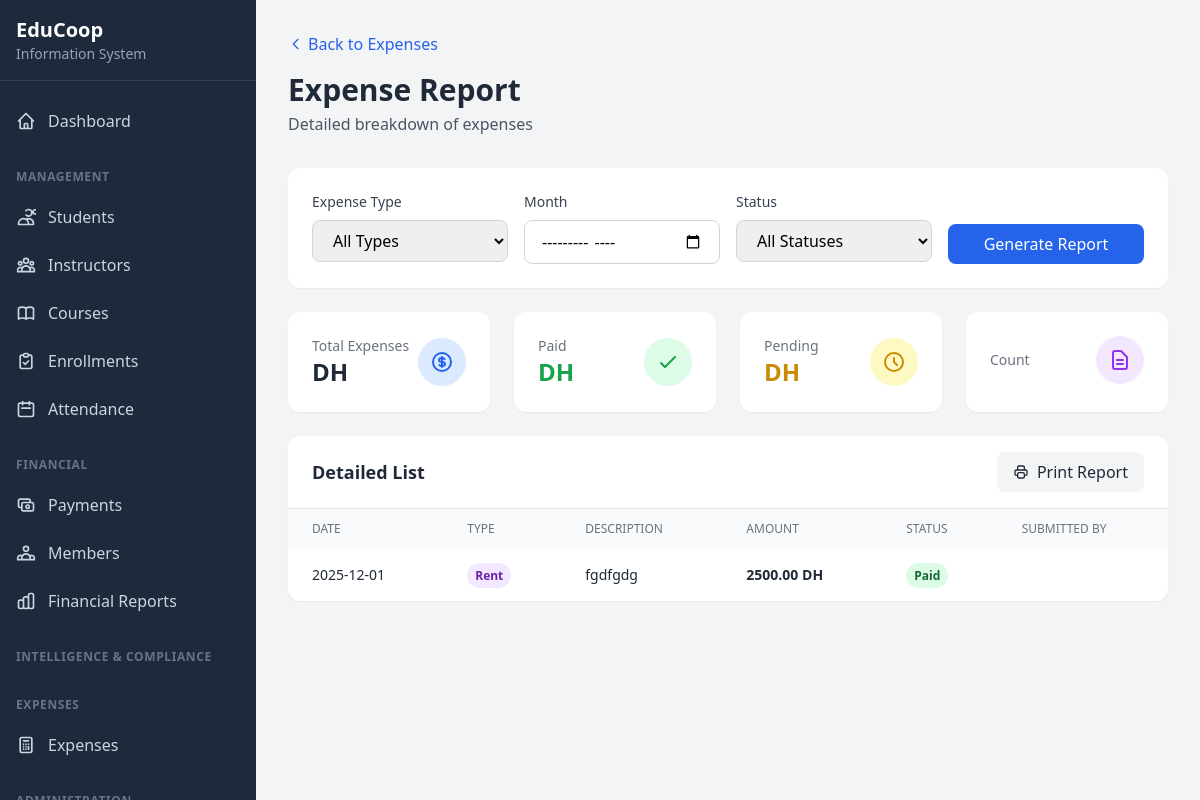
Page /expenses/report/ (signed in) on the committed database.
### core/models.py (models this page shows, shortened)
class Expense(models.Model):
    EXPENSE_TYPE_CHOICES = [
        ('rent', 'Rent'),
        ('utilities', 'Utilities'),
        ('supplies', 'Supplies (Papers, etc.)'),
        ('maintenance', 'Maintenance'),
        ('marketing', 'Marketing'),
        ('insurance', 'Insurance'),
        ('salaries', 'Administrative Salaries'),
        ('technology', 'Technology/Software'),
        ('other', 'Other'),
    ]
    STATUS_CHOICES = [
        ('pending', 'Pending'),
        ('approved', 'Approved'),
        ('paid', 'Paid'),
        ('rejected', 'Rejected'),
    ]
    expense_type = models.CharField(max_length=20, choices=EXPENSE_TYPE_CHOICES)
    category = models.ForeignKey(
        ExpenseCategory,
        on_delete=models.SET_NULL,
        null=True,
        blank=True,
        related_name='expenses'
    )
    description = models.TextField()
    amount = models.DecimalField(
        max_digits=10,
        decimal_places=2,
        validators=[MinValueValidator(Decimal('0.01'))]
    )
    expense_date = models.DateField(default=date.today)
    month = models.DateField(help_text="First day of the billing month")
    status = models.CharField(max_length=20, choices=STATUS_CHOICES, default='pending')
    submitted_by = models.ForeignKey(
        User,
        on_delete=models.SET_NULL,
        null=True,
        related_name='submitted_expenses'
    )
    approved_by = models.ForeignKey(
        User,
        on_delete=models.SET_NULL,
        null=True,
        blank=True,
        related_name='approved_expenses'
    )
    approval_date = models.DateField(null=True, blank=True)
    paid_date = models.DateField(null=True, blank=True)
    payment_method = models.CharField(max_length=50, blank=True)
    receipt_number = models.CharField(max_length=100, blank=True)
    receipt_file = models.FileField(upload_to='expenses/receipts/', null=True, blank=True)
    notes = models.TextField(blank=True)
    created_at = models.DateTimeField(auto_now_add=True)
    updated_at = models.DateTimeField(auto_now=True)
    class Meta:
        ordering = ['-expense_date', '-created_at']

### core/views.py (the view)
@login_required
@accountant_required
def expense_report(request):
    start_date = request.GET.get('start_date')
    end_date = request.GET.get('end_date')
    expenses = Expense.objects.filter(status='paid')
    if start_date:
        expenses = expenses.filter(expense_date__gte=start_date)
    if end_date:
        expenses = expenses.filter(expense_date__lte=end_date)
    by_type = expenses.values('expense_type').annotate(
        total=Sum('amount'),
        count=Count('id')
    ).order_by('-total')
    by_month = expenses.values('month').annotate(
        total=Sum('amount'),
        count=Count('id')
    ).order_by('-month')[:12]
    total = expenses.aggregate(total=Sum('amount'))['total'] or Decimal('0')
    context = {
        'expenses': expenses[:100],
        'by_type': by_type,
        'by_month': by_month,
        'total': total,
        'start_date': start_date,
        'end_date': end_date,
    }
    return render(request, 'core/expense_report.html', context)

### core/models.py (called while the page is built)
    @property
    def is_admin(self):
        return self.role == 'admin' or self.is_superuser

    @property
    def can_view_financials(self):
        return self.role in ['admin', 'manager', 'accountant'] or self.is_superuser

### core/views.py (called while the page is built)
def accountant_required(view_func):
    @wraps(view_func)
    def wrapper(request, *args, **kwargs):
        if not request.user.is_authenticated:
            return redirect('core:login')
        if not request.user.can_view_financials:
            messages.error(request, 'You do not have permission to access this page.')
            return redirect('core:dashboard')
        return view_func(request, *args, **kwargs)
    return wrapper

### templates/core/expense_report.html (shortened to what this page needs)
{% extends 'base.html' %}
{% block content %}
<div class="mb-8">
    <a href="{% url 'core:expense_list' %}" class="text-blue-600 hover:text-blue-800 flex items-center mb-4">
        <svg class="w-4 h-4 mr-1" fill="none" stroke="currentColor" viewBox="0 0 24 24">
            <path stroke-linecap="round" stroke-linejoin="round" stroke-width="2" d="M15 19l-7-7 7-7"></path>
        </svg>
        Back to Expenses
    </a>
    <h1 class="text-3xl font-bold text-gray-800">Expense Report</h1>
    <p class="text-gray-600 mt-1">Detailed breakdown of expenses</p>
</div>
<div class="bg-white rounded-xl shadow-sm p-6 mb-6">
    <form method="get" class="grid grid-cols-1 md:grid-cols-4 gap-4">
        <div>
            <label for="expense_type" class="block text-sm font-medium text-gray-700 mb-2">Expense Type</label>
            <select name="expense_type" id="expense_type"
                class="w-full px-4 py-2 border border-gray-300 rounded-lg focus:ring-2 focus:ring-blue-500">
                <option value="">All Types</option>
            </select>
        </div>
        <div>
            <label for="month" class="block text-sm font-medium text-gray-700 mb-2">Month</label>
            <input type="month" name="month" id="month" value="{{ request.GET.month }}"
                class="w-full px-4 py-2 border border-gray-300 rounded-lg focus:ring-2 focus:ring-blue-500">
        </div>
        <div>
            <label for="status" class="block text-sm font-medium text-gray-700 mb-2">Status</label>
            <select name="status" id="status"
                class="w-full px-4 py-2 border border-gray-300 rounded-lg focus:ring-2 focus:ring-blue-500">
                <option value="">All Statuses</option>
            </select>
        </div>
        <div class="flex items-end">
            <button type="submit"
                class="w-full bg-blue-600 hover:bg-blue-700 text-white px-6 py-2 rounded-lg font-medium transition-colors">
                Generate Report
            </button>
        </div>
    </form>
</div>
<div class="grid grid-cols-1 md:grid-cols-4 gap-6 mb-6">
    <div class="bg-white rounded-xl shadow-sm p-6">
        <div class="flex items-center justify-between">
            <div>
                <p class="text-sm text-gray-500">Total Expenses</p>
                <p class="text-2xl font-bold text-gray-800">{{ total_amount|floatformat:2 }} DH</p>
            </div>
            <div class="w-12 h-12 bg-blue-100 rounded-full flex items-center justify-center">
            </div>
        </div>
    </div>
    <div class="bg-white rounded-xl shadow-sm p-6">
        <div class="flex items-center justify-between">
            <div>
                <p class="text-sm text-gray-500">Paid</p>
                <p class="text-2xl font-bold text-green-600">{{ paid_amount|floatformat:2 }} DH</p>
            </div>
            <div class="w-12 h-12 bg-green-100 rounded-full flex items-center justify-center">
                <svg class="w-6 h-6 text-green-600" fill="none" stroke="currentColor" viewBox="0 0 24 24">
                    <path stroke-linecap="round" stroke-linejoin="round" stroke-width="2" d="M5 13l4 4L19 7"></path>
                </svg>
            </div>
        </div>
    </div>
    <div class="bg-white rounded-xl shadow-sm p-6">
        <div class="flex items-center justify-between">
            <div>
                <p class="text-sm text-gray-500">Pending</p>
                <p class="text-2xl font-bold text-yellow-600">{{ pending_amount|floatformat:2 }} DH</p>
            </div>
            <div class="w-12 h-12 bg-yellow-100 rounded-full flex items-center justify-center">
                <svg class="w-6 h-6 text-yellow-600" fill="none" stroke="currentColor" viewBox="0 0 24 24">
                    <path stroke-linecap="round" stroke-linejoin="round" stroke-width="2" d="M12 8v4l3 3m6-3a9 9 0 11-18 0 9 9 0 0118 0z"></path>
                </svg>
            </div>
        </div>
    </div>
    <div class="bg-white rounded-xl shadow-sm p-6">
        <div class="flex items-center justify-between">
            <div>
                <p class="text-sm text-gray-500">Count</p>
            </div>
            <div class="w-12 h-12 bg-purple-100 rounded-full flex items-center justify-center">
                <svg class="w-6 h-6 text-purple-600" fill="none" stroke="currentColor" viewBox="0 0 24 24">
                    <path stroke-linecap="round" stroke-linejoin="round" stroke-width="2" d="M9 12h6m-6 4h6m2 5H7a2 2 0 01-2-2V5a2 2 0 012-2h5.586a1 1 0 01.707.293l5.414 5.414a1 1 0 01.293.707V19a2 2 0 01-2 2z"></path>
                </svg>
            </div>
        </div>
    </div>
</div>
<div class="bg-white rounded-xl shadow-sm overflow-hidden">
    <div class="px-6 py-4 border-b border-gray-200 flex justify-between items-center">
        <h2 class="text-lg font-semibold text-gray-800">Detailed List</h2>
        <button onclick="window.print()"
            class="bg-gray-100 hover:bg-gray-200 text-gray-800 px-4 py-2 rounded-lg font-medium transition-colors flex items-center">
            Print Report
        </button>
    </div>
    <div class="overflow-x-auto">
        <table class="w-full">
            <thead class="bg-gray-50">
                <tr>
                    <th class="px-6 py-3 text-left text-xs font-medium text-gray-500 uppercase">Date</th>
                    <th class="px-6 py-3 text-left text-xs font-medium text-gray-500 uppercase">Type</th>
                    <th class="px-6 py-3 text-left text-xs font-medium text-gray-500 uppercase">Description</th>
                    <th class="px-6 py-3 text-left text-xs font-medium text-gray-500 uppercase">Amount</th>
                    <th class="px-6 py-3 text-left text-xs font-medium text-gray-500 uppercase">Status</th>
                    <th class="px-6 py-3 text-left text-xs font-medium text-gray-500 uppercase">Submitted By</th>
                </tr>
            </thead>
            <tbody class="divide-y divide-gray-200">
                {% for expense in expenses %}
                <tr class="hover:bg-gray-50">
                    <td class="px-6 py-4 text-sm text-gray-800">{{ expense.expense_date|date:"Y-m-d" }}</td>
                    <td class="px-6 py-4 text-sm">
                        <span class="px-2 py-1 text-xs font-semibold rounded-full
                            {% if expense.expense_type == 'rent' %}bg-purple-100 text-purple-800
                            {% elif expense.expense_type == 'utilities' %}bg-blue-100 text-blue-800
                            {% elif expense.expense_type == 'supplies' %}bg-green-100 text-green-800
                            {% else %}bg-gray-100 text-gray-800{% endif %}">
                            {{ expense.get_expense_type_display }}
                        </span>
                    </td>
                    <td class="px-6 py-4 text-sm text-gray-800">{{ expense.description|truncatewords:10 }}</td>
                    <td class="px-6 py-4 text-sm font-semibold text-gray-800">{{ expense.amount|floatformat:2 }} DH</td>
                    <td class="px-6 py-4 text-sm">
                        <span class="px-2 py-1 text-xs font-semibold rounded-full
                            {% if expense.status == 'paid' %}bg-green-100 text-green-800
                            {% elif expense.status == 'approved' %}bg-blue-100 text-blue-800
                            {% elif expense.status == 'pending' %}bg-yellow-100 text-yellow-800
                            {% else %}bg-red-100 text-red-800{% endif %}">
                            {{ expense.get_status_display }}
                        </span>
                    </td>
                    <td class="px-6 py-4 text-sm text-gray-800">{{ expense.submitted_by.get_full_name }}</td>
                </tr>
                {% empty %}
                <tr>
                    <td colspan="6" class="px-6 py-8 text-center text-gray-500">
                        No expenses found for the selected criteria
                    </td>
                </tr>
                {% endfor %}
            </tbody>
        </table>
    </div>
</div>
{% endblock %}

### rows in the picture
Expense: expense_date "2025-12-01", expense_type "Rent", description "fgdfgdg", amount "2500.00", status "Paid"
